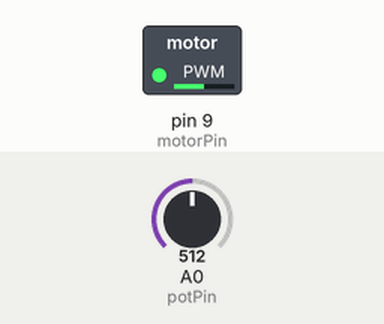
This sketch was run on a simulated Arduino Uno, built with avr-gcc and run on an emulated ATmega328P. On the bench: switched loads named in the sketch (green lamp = pin HIGH). Inputs (shaded band) come from the test bench; at power-on: A0 (potPin) = 512.

Above: at 1.2 s.
1.3 s: A0 (potPin) set to 716
At 2.2 s:
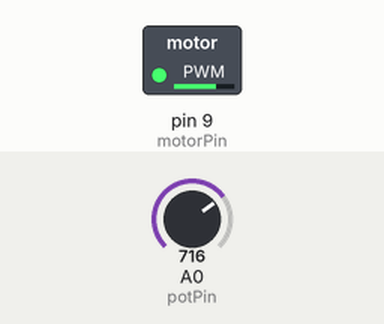
2.8 s: A0 (potPin) set to 900
At 3.5 s:
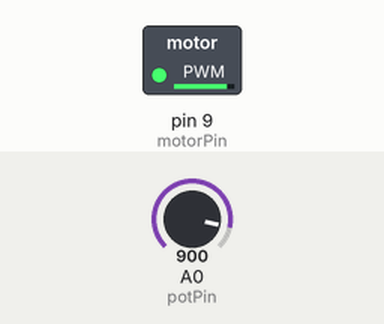
4.3 s: A0 (potPin) set to 122
At 5.5 s:
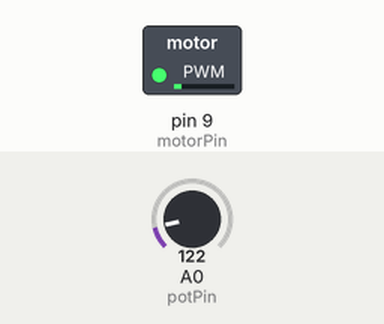
5.8 s: A0 (potPin) set to 0
At 7.0 s:
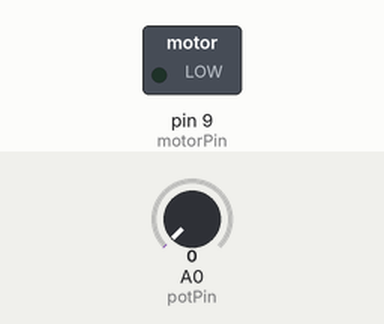
7.3 s: A0 (potPin) set to 511
At 8.0 s:
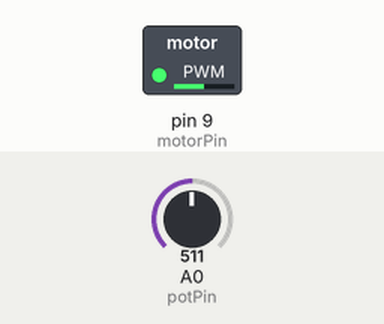
Timing chart, 0 to 9.8 s (numbered marks = the images above; inputs shaded):
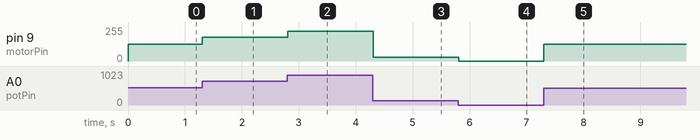

The sketch:

potansiyometre_ile_motor_hiz_kontrol.ino
```cpp
// Potansiyometre ile DC motor hız kontrolü

const int potPin = A0;   // Potansiyometrenin bağlı olduğu analog pin
const int motorPin = 9;  // Motorun bağlı olduğu PWM (Pulse Width Modulation) pin

void setup() {
  pinMode(motorPin, OUTPUT);
}

void loop() {
  int potValue = analogRead(potPin);  // Potansiyometre değerini oku (0-1023 arası)
  int motorSpeed = map(potValue, 0, 1023, 0, 255);  // 0-1023 arasındaki değeri 0-255 arasına çevir

  analogWrite(motorPin, motorSpeed);  // Motor hızını ayarla

  delay(10);  // Gecikme ekleyerek okuma stabilitesini artırabilirsiniz
}
```

Measured:
- after the input at 1.3 s, pin 9 (motorPin): 127/255 → 178/255 at once
- after the input at 2.8 s, pin 9 (motorPin): 178/255 → 224/255 at once
- after the input at 4.3 s, pin 9 (motorPin): 224/255 → 30/255 at once
- after the input at 5.8 s, pin 9 (motorPin): 30/255 → 0/255 at once
- after the input at 7.3 s, pin 9 (motorPin): 0/255 → 127/255 at once
